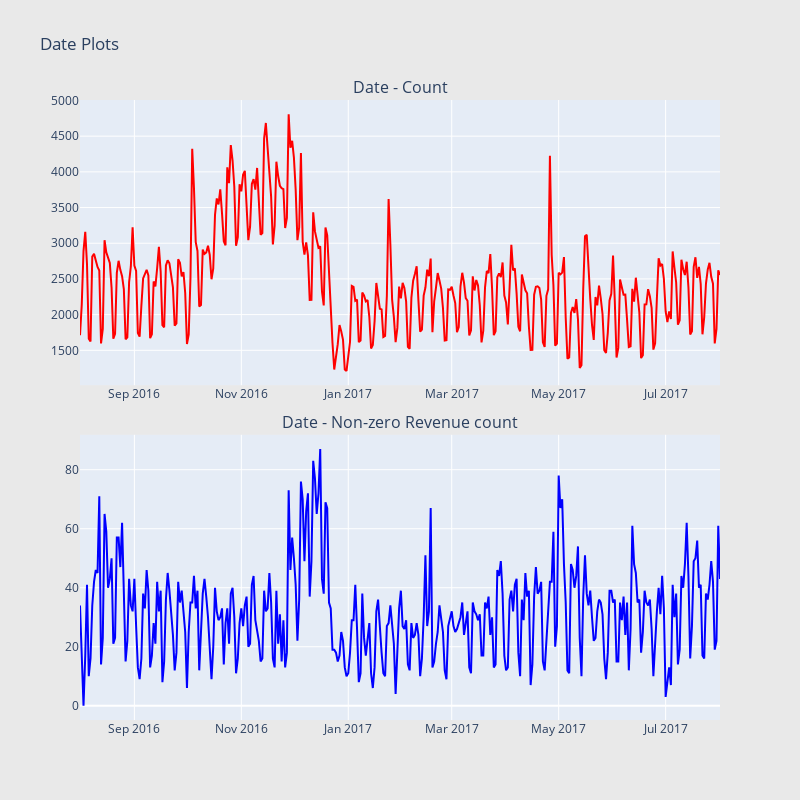

The code cell stored with this chart in its notebook:
### Markdown cell above
inferences:

    Device browser distribution looks similar on both the count and count of non-zero revenue plots
    On the device category front, desktop seem to have higher percentage of non-zero revenue counts compared to mobile devices.
    In device operating system, though the number of counts is more from windows, the number of counts where revenue is not zero is more for Macintosh.
    Chrome OS also has higher percentage of non-zero revenue counts
    On the mobile OS side, iOS has more percentage of non-zero revenue counts compared to Android

### Code cell
import datetime

def scatter_plot(cnt_srs, color):
    trace = go.Scatter(
        x=cnt_srs.index[::-1],
        y=cnt_srs.values[::-1],
        showlegend=False,
        marker=dict(
            color=color,
        ),
    )
    return trace

train_df['date'] = train_df['date'].apply(lambda x: datetime.date(int(str(x)[:4]), int(str(x)[4:6]), int(str(x)[6:])))
cnt_srs = train_df.groupby('date')['totals.transactionRevenue'].agg(['size', 'count'])
cnt_srs.columns = ["count", "count of non-zero revenue"]
cnt_srs = cnt_srs.sort_index()
#cnt_srs.index = cnt_srs.index.astype('str')
trace1 = scatter_plot(cnt_srs["count"], 'red')
trace2 = scatter_plot(cnt_srs["count of non-zero revenue"], 'blue')

fig = tools.make_subplots(rows=2, cols=1, vertical_spacing=0.08,
                          subplot_titles=["Date - Count", "Date - Non-zero Revenue count"])
fig.append_trace(trace1, 1, 1)
fig.append_trace(trace2, 2, 1)
fig['layout'].update(height=800, width=800, paper_bgcolor='rgb(233,233,233)', title="Date Plots")
py.iplot(fig, filename='date-plots')

### Figure 1 — Plotly figure (JSON) as saved in the notebook; plotly's stock layout.template omitted (floating-point values rounded to 4 significant figures; data arrays with more than 128 entries replaced by an {"elided": "..."} marker saying what was removed)
{"data": [{"marker": {"color": "red"}, "showlegend": false, "type": "scatter", "x": {"elided": "366 str values"}, "xaxis": "x", "y": {"elided": "366 int values"}, "yaxis": "y"}, {"marker": {"color": "blue"}, "showlegend": false, "type": "scatter", "x": {"elided": "366 str values"}, "xaxis": "x2", "y": {"elided": "366 int values"}, "yaxis": "y2"}], "layout": {"annotations": [{"font": {"size": 16}, "showarrow": false, "text": "Date - Count", "x": 0.5, "xanchor": "center", "xref": "paper", "y": 1, "yanchor": "bottom", "yref": "paper"}, {"font": {"size": 16}, "showarrow": false, "text": "Date - Non-zero Revenue count", "x": 0.5, "xanchor": "center", "xref": "paper", "y": 0.46, "yanchor": "bottom", "yref": "paper"}], "height": 800, "paper_bgcolor": "rgb(233,233,233)", "title": {"text": "Date Plots"}, "width": 800, "xaxis": {"anchor": "y", "domain": [0, 1]}, "xaxis2": {"anchor": "y2", "domain": [0, 1]}, "yaxis": {"anchor": "x", "domain": [0.54, 1]}, "yaxis2": {"anchor": "x2", "domain": [0, 0.46]}}}
